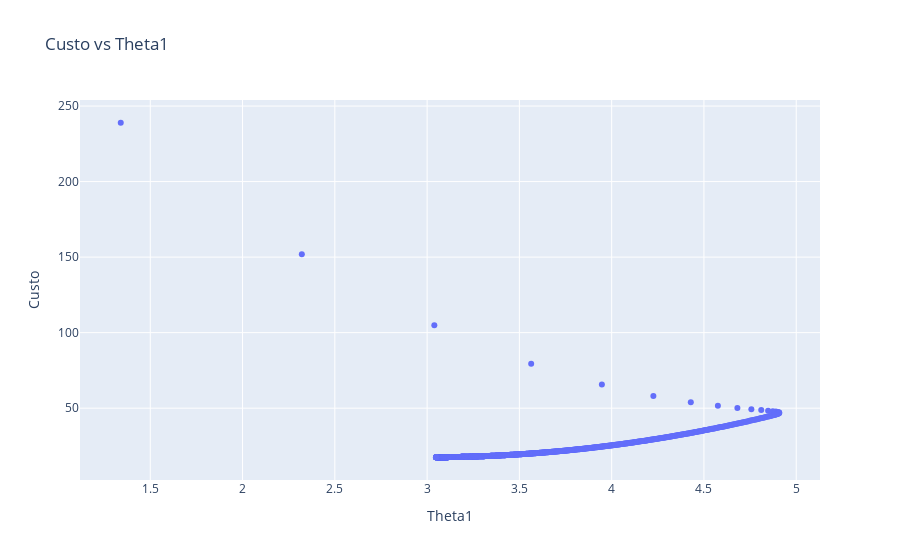

The cell this chart's notebook holds for it:
### Code cell
# Gráfico do custo em relação a Theta0
fig2 = px.scatter(resultado, x='Theta1', y='Custo', title='Custo vs Theta1')
fig2.show()

### Figure 1 — Plotly figure (JSON) as saved in the notebook; plotly's stock layout.template omitted (floating-point values rounded to 4 significant figures; data arrays with more than 128 entries replaced by an {"elided": "..."} marker saying what was removed)
{"data": [{"hovertemplate": "Theta1=%{x}<br>Custo=%{y}<extra></extra>", "legendgroup": "", "marker": {"color": "#636efa", "symbol": "circle"}, "mode": "markers", "name": "", "orientation": "v", "showlegend": false, "type": "scatter", "x": {"elided": "1000 float values"}, "xaxis": "x", "y": {"elided": "1000 float values"}, "yaxis": "y"}], "layout": {"legend": {"tracegroupgap": 0}, "title": {"text": "Custo vs Theta1"}, "xaxis": {"anchor": "y", "domain": [0, 1], "title": {"text": "Theta1"}}, "yaxis": {"anchor": "x", "domain": [0, 1], "title": {"text": "Custo"}}}}
